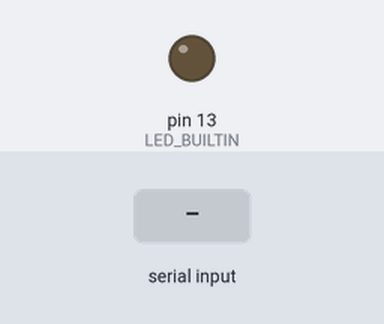
Bench run of a sketch on a simulated Arduino Uno, built with avr-gcc and run on an emulated ATmega328P. Shown: output pins drawn as LEDs (lit = HIGH). Inputs (shaded band) come from the test bench. What the sketch prints to the serial monitor is not drawn.

Above: at 1.2 s.
1.3 s: ":\n" received over Serial
Timing chart, 0 to 4.3 s (numbered marks = the images above; inputs shaded):
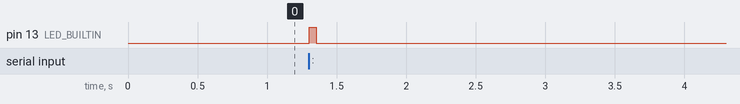

The sketch:

scketch.py.ino
```cpp
void setup() {
  Serial.begin(9600);
  pinMode(LED_BUILTIN, OUTPUT);
}

void loop() {
  // Ждем, пока Питон что-то пришлет
  if (Serial.available() > 0) {
    String packet = Serial.readStringUntil('\n');
    packet.trim(); // Убираем \r

    if (packet.length() > 0 && packet.startsWith(":")) {
      digitalWrite(LED_BUILTIN, HIGH);

      // Отправляем этот же пакет обратно
      Serial.print(packet);
      Serial.print("\r\n");

      delay(50);
      digitalWrite(LED_BUILTIN, LOW);
    }
  }
}
```

Measured:
- after the input at 1.3 s, pin 13 (LED_BUILTIN): LOW → HIGH at once, → LOW 0.05 s later
